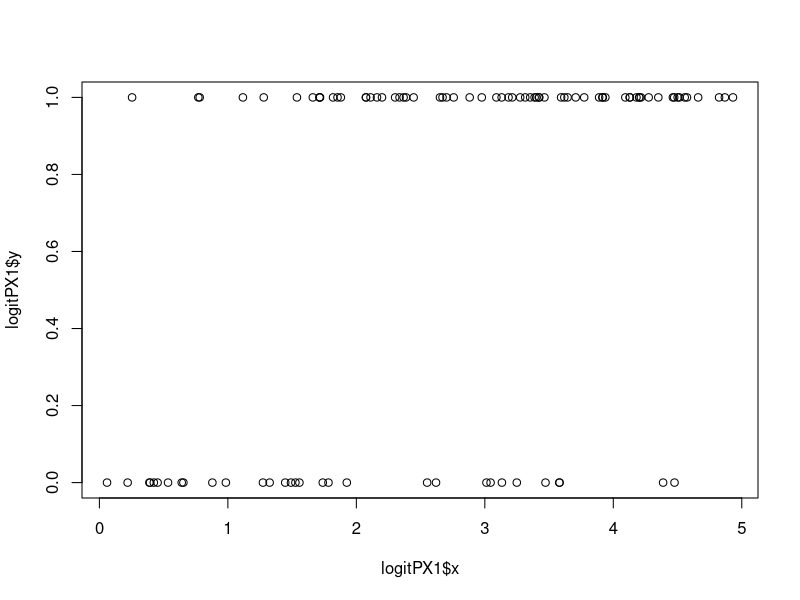
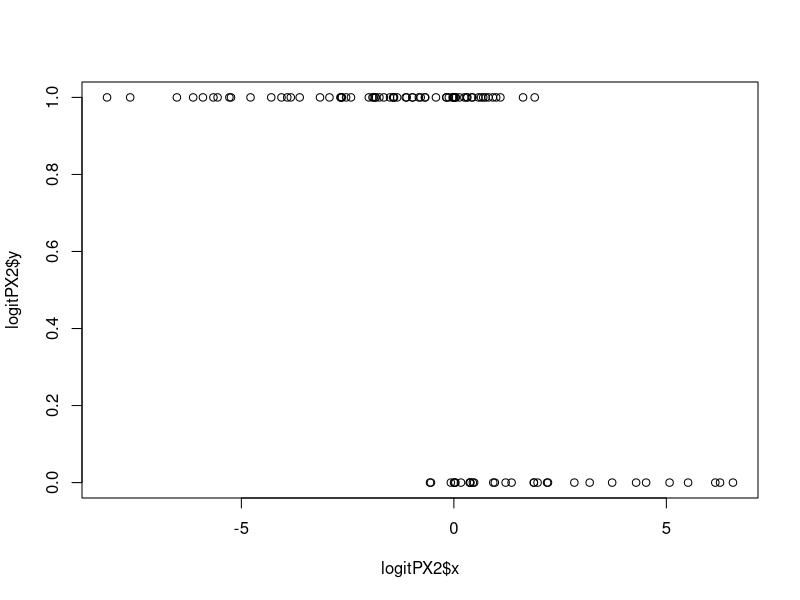
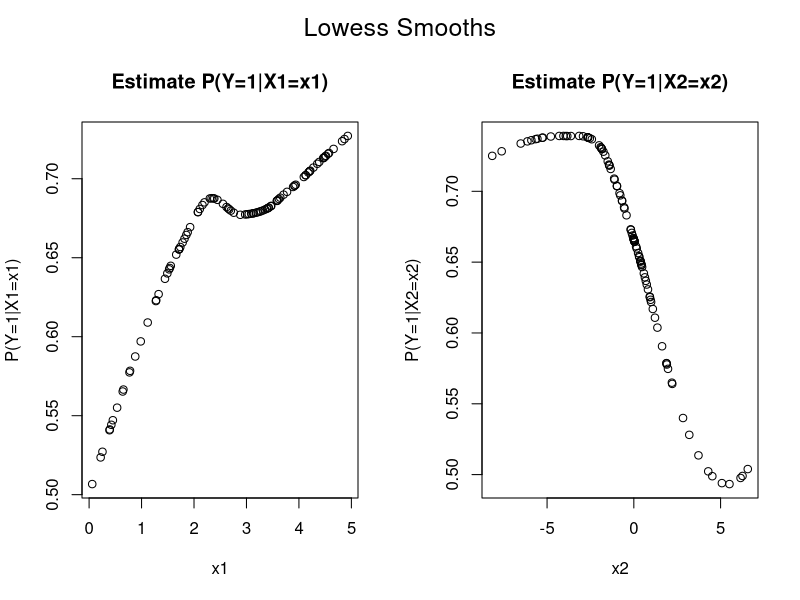

Generate these figures, in order, with R:
library(multcomp)
set.seed(247)

assignment1 = function(obs) {
  X1 = 5 * runif(n=obs)
  X2 = 0.5 * X1 * rnorm(n=obs, mean=0, sd=2)
  b0 = -2
  b1 = 2
  b2 = -2.25
  logitPY = b0 + b1*X1 + b2*X2
  PY = 1/(1 + exp(-logitPY))
  Y = rbinom(n=obs, size=1, prob=PY)
  pred_prob = 1/(1 + exp(-(b0 + b1*0 + b2*1)))

  # Lowess plots (smooth) on logit scale
  logitPX1 = loess(Y ~ X1)
  logitPX2 = loess(Y ~ X2)

  plot(logitPX1)
  plot(logitPX2)

  # transform to probability
  PX1 = 1/(1+exp(-predict(logitPX1, X1)))
  PX2 = 1/(1+exp(-predict(logitPX2, X2)))

  # Plots
  par(mfrow=c(1,2), oma=c(0, 0, 2, 0))
  plot(X1, PX1, ylab="P(Y=1|X1=x1)", xlab="x1", main="Estimate P(Y=1|X1=x1)")
  plot(X2, PX2, ylab="P(Y=1|X2=x2)", xlab="x2", main="Estimate P(Y=1|X2=x2)")
  mtext("Lowess Smooths", outer=TRUE, cex=1.5)

  # Run logistic regression
  logreg = glm(Y ~ X1 + X2, family="binomial")

  # Get odds ratios from model
  print(exp(cbind(OR=coef(logreg), confint(logreg))))
  print(summary(logreg))

  # Multiply X1 by 0.5 while holding X2 fixed
  mod <- glht(logreg, linfct=c("0.5 * X1 = 0"))
  confint(mod)
}

assignment1(obs=100)
